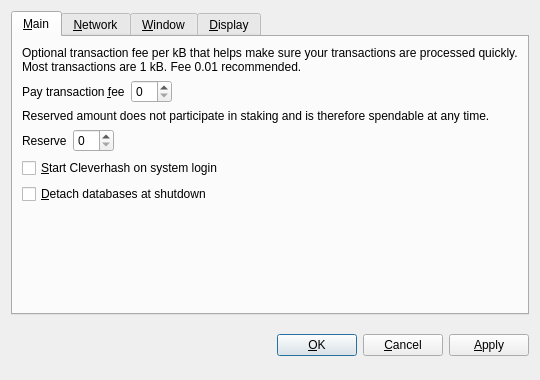
<?xml version="1.0" encoding="UTF-8"?>
<ui version="4.0">
 <class>OptionsDialog</class>
 <widget class="QDialog" name="OptionsDialog">
  <property name="geometry">
   <rect>
    <x>0</x>
    <y>0</y>
    <width>540</width>
    <height>380</height>
   </rect>
  </property>
  <property name="windowTitle">
   <string>Options</string>
  </property>
  <property name="modal">
   <bool>true</bool>
  </property>
  <layout class="QVBoxLayout" name="verticalLayout">
   <item>
    <widget class="QTabWidget" name="tabWidget">
     <property name="tabPosition">
      <enum>QTabWidget::North</enum>
     </property>
     <property name="currentIndex">
      <number>0</number>
     </property>
     <widget class="QWidget" name="tabMain">
      <attribute name="title">
       <string>&amp;Main</string>
      </attribute>
      <layout class="QVBoxLayout" name="verticalLayout_Main">
       <item>
        <widget class="QLabel" name="transactionFeeInfoLabel">
         <property name="text">
          <string>Optional transaction fee per kB that helps make sure your transactions are processed quickly. Most transactions are 1 kB. Fee 0.01 recommended.</string>
         </property>
         <property name="textFormat">
          <enum>Qt::PlainText</enum>
         </property>
         <property name="wordWrap">
          <bool>true</bool>
         </property>
        </widget>
       </item>
       <item>
        <layout class="QHBoxLayout" name="horizontalLayoutFee">
         <item>
          <widget class="QLabel" name="transactionFeeLabel">
           <property name="text">
            <string>Pay transaction &amp;fee</string>
           </property>
           <property name="textFormat">
            <enum>Qt::PlainText</enum>
           </property>
           <property name="buddy">
            <cstring>transactionFee</cstring>
           </property>
          </widget>
         </item>
         <item>
          <widget class="BitcoinAmountField" name="transactionFee"/>
         </item>
         <item>
          <spacer name="horizontalSpacerFee">
           <property name="orientation">
            <enum>Qt::Horizontal</enum>
           </property>
           <property name="sizeHint" stdset="0">
            <size>
             <width>40</width>
             <height>20</height>
            </size>
           </property>
          </spacer>
         </item>
        </layout>
       </item>
       <item>
        <widget class="QLabel" name="reserveBalanceInfoLabel">
         <property name="text">
          <string>Reserved amount does not participate in staking and is therefore spendable at any time.</string>
         </property>
         <property name="textFormat">
          <enum>Qt::PlainText</enum>
         </property>
         <property name="wordWrap">
          <bool>true</bool>
         </property>
        </widget>
       </item>
       <item>
        <layout class="QHBoxLayout" name="horizontalLayoutReserveBalance">
         <item>
          <widget class="QLabel" name="reserveBalanceLabel">
           <property name="text">
            <string>Reserve</string>
           </property>
           <property name="textFormat">
            <enum>Qt::PlainText</enum>
           </property>
           <property name="buddy">
            <cstring>reserveBalance</cstring>
           </property>
          </widget>
         </item>
         <item>
          <widget class="BitcoinAmountField" name="reserveBalance"/>
         </item>
         <item>
          <spacer name="horizontalSpacerReserveBalance">
           <property name="orientation">
            <enum>Qt::Horizontal</enum>
           </property>
           <property name="sizeHint" stdset="0">
            <size>
             <width>40</width>
             <height>20</height>
            </size>
           </property>
          </spacer>
         </item>
        </layout>
       </item>
       <item>
        <widget class="QCheckBox" name="bitcoinAtStartup">
         <property name="toolTip">
          <string>Automatically start Cleverhash after logging in to the system.</string>
         </property>
         <property name="text">
          <string>&amp;Start Cleverhash on system login</string>
         </property>
        </widget>
       </item>
       <item>
        <widget class="QCheckBox" name="detachDatabases">
         <property name="toolTip">
          <string>Detach block and address databases at shutdown. This means they can be moved to another data directory, but it slows down shutdown. The wallet is always detached.</string>
         </property>
         <property name="text">
          <string>&amp;Detach databases at shutdown</string>
         </property>
        </widget>
       </item>
       <item>
        <spacer name="verticalSpacer_Main">
         <property name="orientation">
          <enum>Qt::Vertical</enum>
         </property>
         <property name="sizeHint" stdset="0">
          <size>
           <width>20</width>
           <height>40</height>
          </size>
         </property>
        </spacer>
       </item>
      </layout>
     </widget>
     <widget class="QWidget" name="tabNetwork">
      <attribute name="title">
       <string>&amp;Network</string>
      </attribute>
      <layout class="QVBoxLayout" name="verticalLayout_Network">
       <item>
        <widget class="QCheckBox" name="mapPortUpnp">
         <property name="toolTip">
          <string>Automatically open the Cleverhash client port on the router. This only works when your router supports UPnP and it is enabled.</string>
         </property>
         <property name="text">
          <string>Map port using &amp;UPnP</string>
         </property>
        </widget>
       </item>
       <item>
        <widget class="QCheckBox" name="connectSocks">
         <property name="toolTip">
          <string>Connect to the Cleverhash network through a SOCKS proxy (e.g. when connecting through Tor).</string>
         </property>
         <property name="text">
          <string>&amp;Connect through SOCKS proxy:</string>
         </property>
        </widget>
       </item>
       <item>
        <layout class="QHBoxLayout" name="horizontalLayout_Network">
         <item>
          <widget class="QLabel" name="proxyIpLabel">
           <property name="text">
            <string>Proxy &amp;IP:</string>
           </property>
           <property name="textFormat">
            <enum>Qt::PlainText</enum>
           </property>
           <property name="buddy">
            <cstring>proxyIp</cstring>
           </property>
          </widget>
         </item>
         <item>
          <widget class="QValidatedLineEdit" name="proxyIp">
           <property name="maximumSize">
            <size>
             <width>140</width>
             <height>16777215</height>
            </size>
           </property>
           <property name="toolTip">
            <string>IP address of the proxy (e.g. 127.0.0.1)</string>
           </property>
          </widget>
         </item>
         <item>
          <widget class="QLabel" name="proxyPortLabel">
           <property name="text">
            <string>&amp;Port:</string>
           </property>
           <property name="textFormat">
            <enum>Qt::PlainText</enum>
           </property>
           <property name="buddy">
            <cstring>proxyPort</cstring>
           </property>
          </widget>
         </item>
         <item>
          <widget class="QLineEdit" name="proxyPort">
           <property name="maximumSize">
            <size>
             <width>55</width>
             <height>16777215</height>
            </size>
           </property>
           <property name="toolTip">
            <string>Port of the proxy (e.g. 9050)</string>
           </property>
          </widget>
         </item>
         <item>
          <widget class="QLabel" name="socksVersionLabel">
           <property name="text">
            <string>SOCKS &amp;Version:</string>
           </property>
           <property name="textFormat">
            <enum>Qt::PlainText</enum>
           </property>
           <property name="buddy">
            <cstring>socksVersion</cstring>
           </property>
          </widget>
         </item>
         <item>
          <widget class="QValueComboBox" name="socksVersion">
           <property name="toolTip">
            <string>SOCKS version of the proxy (e.g. 5)</string>
           </property>
          </widget>
         </item>
         <item>
          <spacer name="horizontalSpacer_Network">
           <property name="orientation">
            <enum>Qt::Horizontal</enum>
           </property>
           <property name="sizeHint" stdset="0">
            <size>
             <width>40</width>
             <height>20</height>
            </size>
           </property>
          </spacer>
         </item>
        </layout>
       </item>
       <item>
        <spacer name="verticalSpacer_Network">
         <property name="orientation">
          <enum>Qt::Vertical</enum>
         </property>
         <property name="sizeHint" stdset="0">
          <size>
           <width>20</width>
           <height>40</height>
          </size>
         </property>
        </spacer>
       </item>
      </layout>
     </widget>
     <widget class="QWidget" name="tabWindow">
      <attribute name="title">
       <string>&amp;Window</string>
      </attribute>
      <layout class="QVBoxLayout" name="verticalLayout_Window">
       <item>
        <widget class="QCheckBox" name="minimizeToTray">
         <property name="toolTip">
          <string>Show only a tray icon after minimizing the window.</string>
         </property>
         <property name="text">
          <string>&amp;Minimize to the tray instead of the taskbar</string>
         </property>
        </widget>
       </item>
       <item>
        <widget class="QCheckBox" name="minimizeOnClose">
         <property name="toolTip">
          <string>Minimize instead of exit the application when the window is closed. When this option is enabled, the application will be closed only after selecting Quit in the menu.</string>
         </property>
         <property name="text">
          <string>M&amp;inimize on close</string>
         </property>
        </widget>
       </item>
       <item>
        <spacer name="verticalSpacer_Window">
         <property name="orientation">
          <enum>Qt::Vertical</enum>
         </property>
         <property name="sizeHint" stdset="0">
          <size>
           <width>20</width>
           <height>40</height>
          </size>
         </property>
        </spacer>
       </item>
      </layout>
     </widget>
     <widget class="QWidget" name="tabDisplay">
      <attribute name="title">
       <string>&amp;Display</string>
      </attribute>
      <layout class="QVBoxLayout" name="verticalLayout_Display">
       <item>
        <layout class="QHBoxLayout" name="horizontalLayout_1_Display">
         <item>
          <widget class="QLabel" name="langLabel">
           <property name="text">
            <string>User Interface &amp;language:</string>
           </property>
           <property name="textFormat">
            <enum>Qt::PlainText</enum>
           </property>
           <property name="buddy">
            <cstring>lang</cstring>
           </property>
          </widget>
         </item>
         <item>
          <widget class="QValueComboBox" name="lang">
           <property name="toolTip">
            <string>The user interface language can be set here. This setting will take effect after restarting Cleverhash.</string>
           </property>
          </widget>
         </item>
        </layout>
       </item>
       <item>
        <layout class="QHBoxLayout" name="horizontalLayout_2_Display">
         <item>
          <widget class="QLabel" name="unitLabel">
           <property name="text">
            <string>&amp;Unit to show amounts in:</string>
           </property>
           <property name="textFormat">
            <enum>Qt::PlainText</enum>
           </property>
           <property name="buddy">
            <cstring>unit</cstring>
           </property>
          </widget>
         </item>
         <item>
          <widget class="QValueComboBox" name="unit">
           <property name="toolTip">
            <string>Choose the default subdivision unit to show in the interface and when sending coins.</string>
           </property>
          </widget>
         </item>
        </layout>
       </item>
       <item>
        <widget class="QCheckBox" name="displayAddresses">
         <property name="toolTip">
          <string>Whether to show Cleverhash addresses in the transaction list or not.</string>
         </property>
         <property name="text">
          <string>&amp;Display addresses in transaction list</string>
         </property>
        </widget>
       </item>
       <item>
        <widget class="QCheckBox" name="coinControlFeatures">
         <property name="toolTip">
          <string>Whether to show coin control features or not.</string>
         </property>
         <property name="text">
          <string>Display coin &amp;control features (experts only!)</string>
         </property>
        </widget>
       </item>
       <item>
        <spacer name="verticalSpacer_Display">
         <property name="orientation">
          <enum>Qt::Vertical</enum>
         </property>
         <property name="sizeHint" stdset="0">
          <size>
           <width>20</width>
           <height>40</height>
          </size>
         </property>
        </spacer>
       </item>
      </layout>
     </widget>
    </widget>
   </item>
   <item>
    <layout class="QHBoxLayout" name="horizontalLayout_Buttons">
     <item>
      <spacer name="horizontalSpacer_1">
       <property name="orientation">
        <enum>Qt::Horizontal</enum>
       </property>
       <property name="sizeHint" stdset="0">
        <size>
         <width>40</width>
         <height>48</height>
        </size>
       </property>
      </spacer>
     </item>
     <item>
      <widget class="QLabel" name="statusLabel">
       <property name="font">
        <font>
         <weight>75</weight>
         <bold>true</bold>
        </font>
       </property>
       <property name="text">
        <string/>
       </property>
       <property name="textFormat">
        <enum>Qt::PlainText</enum>
       </property>
       <property name="wordWrap">
        <bool>true</bool>
       </property>
      </widget>
     </item>
     <item>
      <spacer name="horizontalSpacer_2">
       <property name="orientation">
        <enum>Qt::Horizontal</enum>
       </property>
       <property name="sizeHint" stdset="0">
        <size>
         <width>40</width>
         <height>48</height>
        </size>
       </property>
      </spacer>
     </item>
     <item>
      <widget class="QPushButton" name="okButton">
       <property name="text">
        <string>&amp;OK</string>
       </property>
      </widget>
     </item>
     <item>
      <widget class="QPushButton" name="cancelButton">
       <property name="text">
        <string>&amp;Cancel</string>
       </property>
       <property name="autoDefault">
        <bool>false</bool>
       </property>
      </widget>
     </item>
     <item>
      <widget class="QPushButton" name="applyButton">
       <property name="text">
        <string>&amp;Apply</string>
       </property>
       <property name="autoDefault">
        <bool>false</bool>
       </property>
      </widget>
     </item>
    </layout>
   </item>
  </layout>
 </widget>
 <customwidgets>
  <customwidget>
   <class>BitcoinAmountField</class>
   <extends>QSpinBox</extends>
   <header>bitcoinamountfield.h</header>
  </customwidget>
  <customwidget>
   <class>QValueComboBox</class>
   <extends>QComboBox</extends>
   <header>qvaluecombobox.h</header>
  </customwidget>
  <customwidget>
   <class>QValidatedLineEdit</class>
   <extends>QLineEdit</extends>
   <header>qvalidatedlineedit.h</header>
  </customwidget>
 </customwidgets>
 <resources/>
 <connections/>
</ui>
